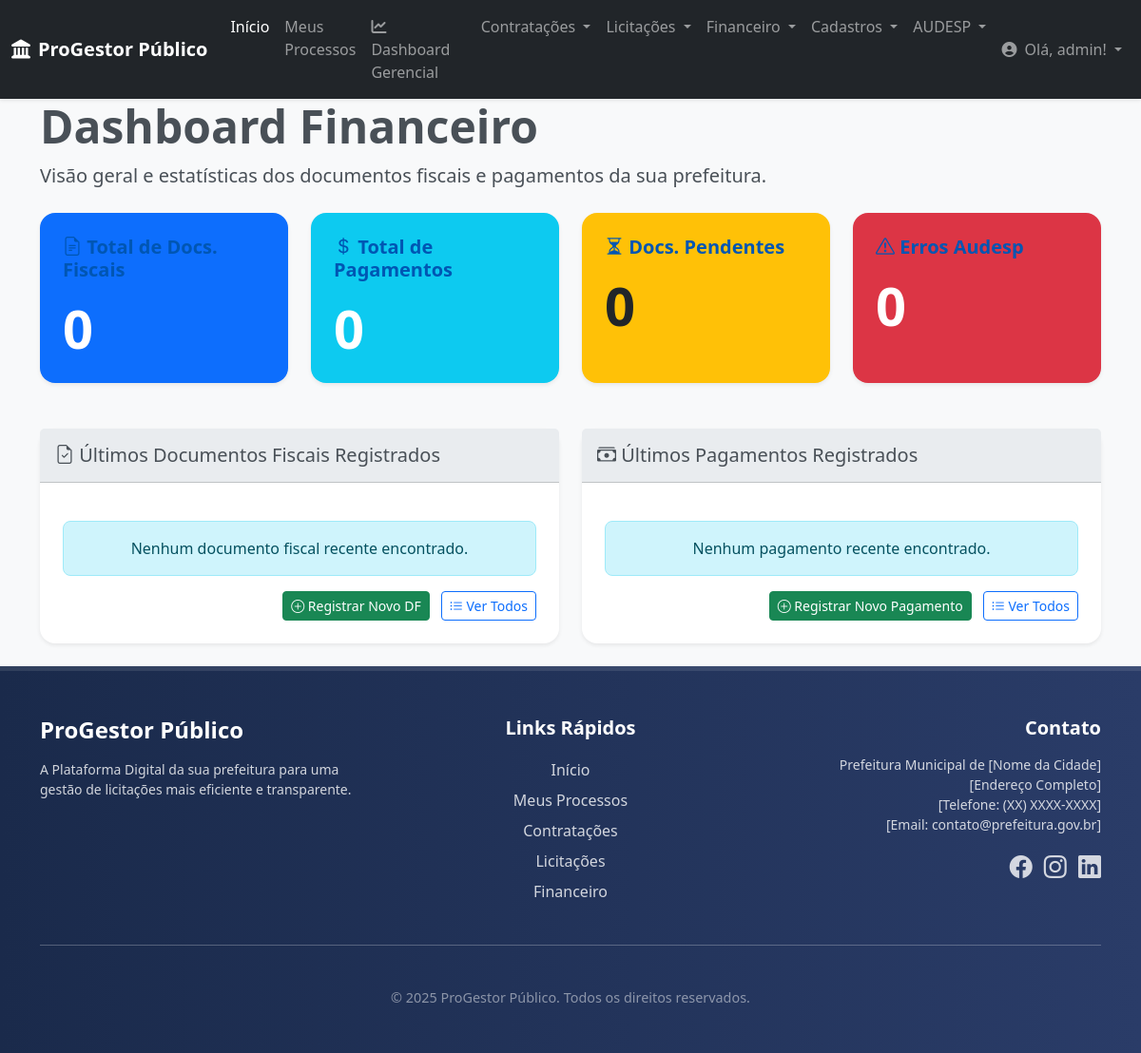
The app's page /financeiro/ (signed in), older data.
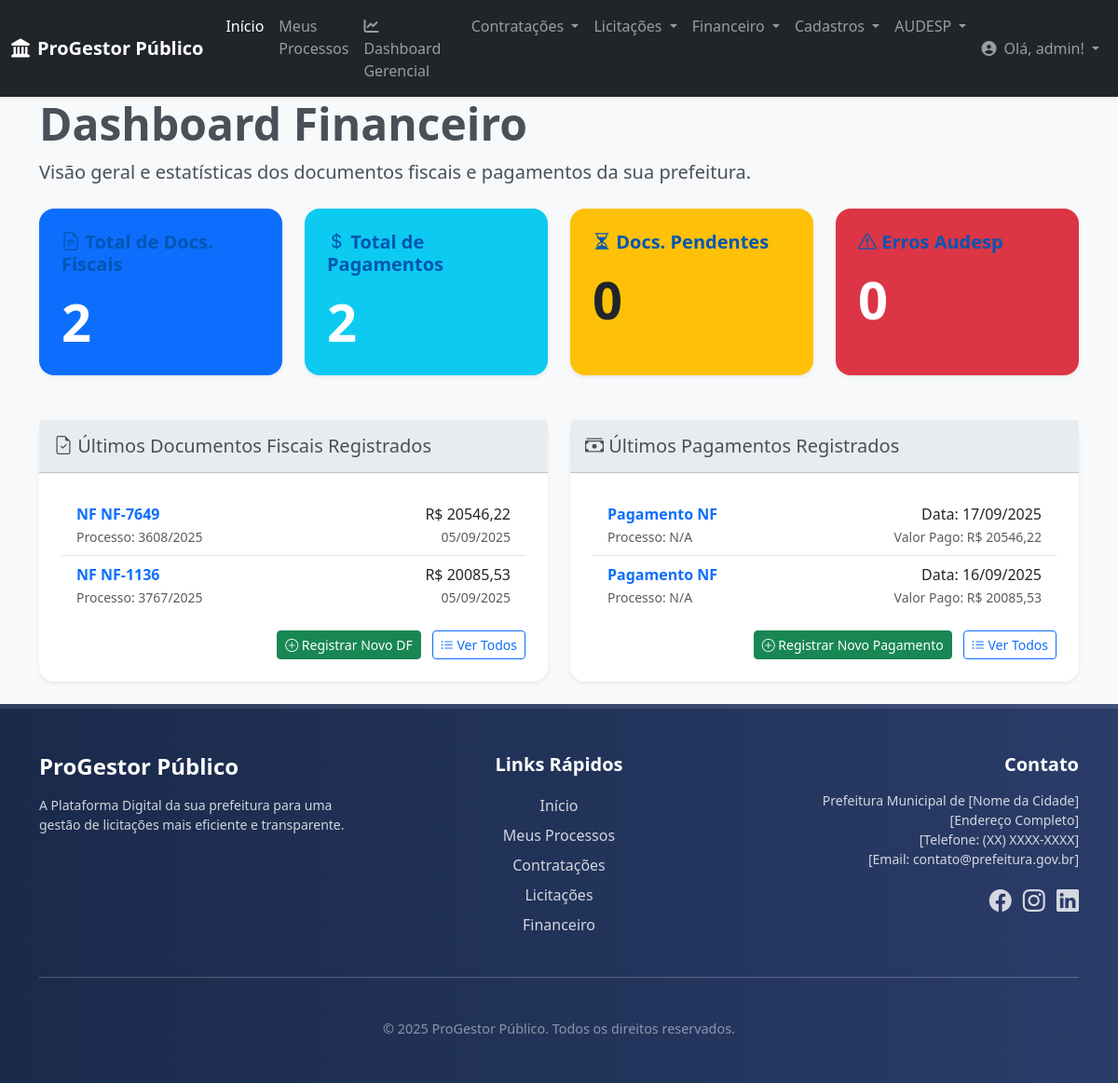
The same page, newer data.
### financeiro/models.py (models this page shows, shortened)
class DocumentoFiscal(models.Model):
    processo_vinculado = models.ForeignKey(
        Processo,
        on_delete=models.CASCADE,
        related_name='documentos_fiscais'
    )
    contrato_vinculado = models.ForeignKey(
        Contrato,
        on_delete=models.SET_NULL, null=True, blank=True,
        related_name='documentos_fiscais'
    )
    fornecedor = models.ForeignKey(
        Fornecedor,
        on_delete=models.PROTECT, null=True, blank=True,
        related_name='documentos_fiscais'
    )
    documento_fiscal_numero = models.CharField(max_length=15, verbose_name="Número do Documento Fiscal (NF)")
    documento_fiscal_valor = models.DecimalField(max_digits=17, decimal_places=2, verbose_name="Valor do Documento Fiscal")
    documento_fiscal_data_emissao = models.DateField(verbose_name="Data de Emissão do Documento Fiscal")
    codigo_ajuste = models.CharField(max_length=20, verbose_name="Código do Ajuste/Empenho", blank=True)
    nota_empenho_numero = models.CharField(max_length=35, verbose_name="Número da Nota de Empenho", blank=True)
    class Meta:
        verbose_name = "Documento Fiscal"
        verbose_name_plural = "Documentos Fiscais"
        ordering = ['-documento_fiscal_data_emissao']

class Pagamento(models.Model):
    documento_fiscal = models.ForeignKey(
        DocumentoFiscal,
        on_delete=models.CASCADE,
        related_name='pagamentos',
        verbose_name="Documento Fiscal Vinculado"
    )
    nota_fiscal_valor_pago = models.DecimalField(max_digits=17, decimal_places=2, verbose_name="Valor Pago")
    nota_fiscal_pagto_dt = models.DateField(verbose_name="Data Efetiva do Pagamento")
    forma_pagamento = models.CharField(max_length=100, default="Transferência Bancária", verbose_name="Forma de Pagamento")
    class Meta:
        verbose_name = "Pagamento"
        verbose_name_plural = "Pagamentos"
        ordering = ['-nota_fiscal_pagto_dt']

### core/models.py (models this page shows, shortened)
class Processo(models.Model):
    usuario = models.ForeignKey(User, on_delete=models.CASCADE)
    titulo = models.CharField(max_length=200)
    descricao = models.TextField(blank=True, null=True)
    STATUS_CHOICES = [
        ('EM_ANALISE', 'Em Análise'),
        ('APROVADO', 'Aprovado'),
        ('REJEITADO', 'Rejeitado'),
        ('CONCLUIDO', 'Concluído'),
        ('AGUARDANDO_INFORMACAO', 'Aguardando Informação'),
    ]
    status = models.CharField(
        max_length=30,
        choices=STATUS_CHOICES,
        default='EM_ANALISE',
    )
    data_criacao = models.DateTimeField(auto_now_add=True)
    data_atualizacao = models.DateTimeField(auto_now=True)
    numero_protocolo = models.CharField(max_length=50, unique=True, blank=True, null=True)
    class Meta:
        verbose_name = "Processo"
        verbose_name_plural = "Processos"
        ordering = ['-data_criacao']

### financeiro/views.py (the view)
# urls.py: path('', views.financeiro_dashboard, name='dashboard_financeiro'),
@login_required
def financeiro_dashboard(request):
    documentos_fiscais_recentes = DocumentoFiscal.objects.order_by('-documento_fiscal_data_emissao')[:5]
    pagamentos_recentes = Pagamento.objects.order_by('-nota_fiscal_pagto_dt')[:5]
    context = {
        'documentos_fiscais_recentes': documentos_fiscais_recentes,
        'pagamentos_recentes': pagamentos_recentes,
        'titulo_pagina': 'Dashboard Financeiro'
    }
    return render(request, 'financeiro/dashboard.html', context)

### financeiro/templates/financeiro/dashboard.html (shortened to what this page needs)
{% extends 'base.html' %}
{% load static %}
{% block content %}
<section class="header-section mb-4">
    <div class="container">
        <h1 class="display-5 fw-bold">{% block page_title %}{{ titulo_pagina }}{% endblock page_title %}</h1>
        <p class="lead">Visão geral e estatísticas dos documentos fiscais e pagamentos da sua prefeitura.</p>
    </div>
</section>
<div class="container">
    <div class="row mb-4">
        <div class="col-md-6 col-lg-3 mb-4">
            <div class="card text-white bg-primary h-100 shadow-sm border-0 rounded-4">
                <div class="card-body p-4">
                    <h5 class="card-title fs-5 mb-3"><i class="bi bi-file-earmark-text"></i> Total de Docs. Fiscais</h5>
                    <p class="card-text display-4 fw-bold">{{ documentos_fiscais_recentes.count }}</p>
                </div>
            </div>
        </div>
        <div class="col-md-6 col-lg-3 mb-4">
            <div class="card text-white bg-info h-100 shadow-sm border-0 rounded-4">
                <div class="card-body p-4">
                    <h5 class="card-title fs-5 mb-3"><i class="bi bi-currency-dollar"></i> Total de Pagamentos</h5>
                    <p class="card-text display-4 fw-bold">{{ pagamentos_recentes.count }}</p>
                </div>
            </div>
        </div>
        <div class="col-md-6 col-lg-3 mb-4">
            <div class="card text-dark bg-warning h-100 shadow-sm border-0 rounded-4">
                <div class="card-body p-4">
                    <h5 class="card-title fs-5 mb-3"><i class="bi bi-hourglass-split"></i> Docs. Pendentes</h5>
                    <p class="card-text display-4 fw-bold">0</p>
                </div>
            </div>
        </div>
        <div class="col-md-6 col-lg-3 mb-4">
            <div class="card text-white bg-danger h-100 shadow-sm border-0 rounded-4">
                <div class="card-body p-4">
                    <h5 class="card-title fs-5 mb-3"><i class="bi bi-exclamation-triangle"></i> Erros Audesp</h5>
                    <p class="card-text display-4 fw-bold">0</p>
                </div>
            </div>
        </div>
    </div>
    <div class="row">
        <div class="col-lg-6 mb-4">
            <div class="card shadow-sm border-0 rounded-4">
                <div class="card-header card-header-custom p-3">
                    <h5 class="mb-0"><i class="bi bi-file-earmark-check"></i> Últimos Documentos Fiscais Registrados</h5>
                </div>
                <div class="card-body p-4">
                    {% if documentos_fiscais_recentes %}
                        <ul class="list-group list-group-flush">
                            {% for doc in documentos_fiscais_recentes %}
                                <li class="list-group-item d-flex justify-content-between align-items-center">
                                    <span>
                                        <a href="{% url 'financeiro:detalhar_documento_fiscal' pk=doc.pk %}" class="text-decoration-none text-primary fw-bold">
                                            NF {{ doc.documento_fiscal_numero }}
                                        </a>
                                        <br><small class="text-muted">Processo: {{ doc.processo_vinculado.numero_protocolo|default:"N/A" }}</small>
                                    </span>
                                    <span class="text-end">
                                        R$ {{ doc.documento_fiscal_valor|floatformat:2 }} <br>
                                        <small class="text-muted">{{ doc.documento_fiscal_data_emissao|date:"d/m/Y" }}</small>
                                    </span>
                                </li>
                            {% endfor %}
                        </ul>
                    {% else %}
                        <div class="alert alert-info text-center my-3" role="alert">
                            Nenhum documento fiscal recente encontrado.
                        </div>
                    {% endif %}
                    <div class="text-end mt-3">
                        <a href="{% url 'financeiro:registrar_documento_fiscal' %}" class="btn btn-sm btn-success me-2"><i class="bi bi-plus-circle"></i> Registrar Novo DF</a>
                        <a href="{% url 'financeiro:listar_documentos_fiscais' %}" class="btn btn-sm btn-outline-primary"><i class="bi bi-list-ul"></i> Ver Todos</a>
                    </div>
                </div>
            </div>
        </div>
        <div class="col-lg-6 mb-4">
            <div class="card shadow-sm border-0 rounded-4">
                <div class="card-header card-header-custom p-3">
                    <h5 class="mb-0"><i class="bi bi-cash-stack"></i> Últimos Pagamentos Registrados</h5>
                </div>
                <div class="card-body p-4">
                    {% if pagamentos_recentes %}
                        <ul class="list-group list-group-flush">
                            {% for pag in pagamentos_recentes %}
                                <li class="list-group-item d-flex justify-content-between align-items-center">
                                    <span>
                                        <a href="{% url 'financeiro:detalhar_pagamento' pk=pag.pk %}" class="text-decoration-none text-primary fw-bold">
                                            Pagamento NF {{ pag.documento_fiscal_numero }}
                                        </a>
                                        <br><small class="text-muted">Processo: {{ pag.processo_vinculado.numero_protocolo|default:"N/A" }}</small>
                                    </span>
                                    <span class="text-end">
                                        Data: {{ pag.nota_fiscal_pagto_dt|date:"d/m/Y" }} <br>
                                        <small class="text-muted">Valor Pago: R$ {{ pag.nota_fiscal_valor_pago|floatformat:2 }}</small>
                                    </span>
                                </li>
                            {% endfor %}
                        </ul>
                    {% else %}
                        <div class="alert alert-info text-center my-3" role="alert">
                            Nenhum pagamento recente encontrado.
                        </div>
                    {% endif %}
                    <div class="text-end mt-3">
                        <a href="{% url 'financeiro:registrar_pagamento' %}" class="btn btn-sm btn-success me-2"><i class="bi bi-plus-circle"></i> Registrar Novo Pagamento</a>
                        <a href="{% url 'financeiro:listar_pagamentos' %}" class="btn btn-sm btn-outline-primary"><i class="bi bi-list-ul"></i> Ver Todos</a>
                    </div>
                </div>
            </div>
        </div>
    </div>
</div>
{% endblock content %}

### core/templates/base.html (shortened to what this page needs)
{% load static %}
{% load account %}
{% load socialaccount %}
{% load widget_tweaks %}
<!DOCTYPE html>
<html lang="pt-BR">
<head>
    <link href="https://cdn.jsdelivr.net/npm/bootstrap@5.3.3/dist/css/bootstrap.min.css" rel="stylesheet">
    <link rel="stylesheet" href="https://cdnjs.cloudflare.com/ajax/libs/font-awesome/6.5.2/css/all.min.css" />
    <link href="https://cdn.jsdelivr.net/npm/bootstrap-icons@1.11.3/font/bootstrap-icons.min.css" rel="stylesheet">
</head>
<body>
    {% include 'core/navbar.html' %}
    <main>
        {% block content %}{% endblock content %}
    </main>
    {% include 'core/footer.html' %}
</body>
</html>

### core/templates/core/navbar.html (shortened to what this page needs)
<nav class="navbar navbar-expand-lg navbar-dark bg-dark shadow-sm">
    <div class="container-fluid">
        <a class="navbar-brand fw-bold" href="{% url 'core:home' %}">
            <i class="fas fa-landmark me-2"></i>ProGestor Público
        </a>
        <div class="collapse navbar-collapse" id="navbarNavDropdown">
            <ul class="navbar-nav me-auto mb-2 mb-lg-0">
                <li class="nav-item">
                    <a class="nav-link active" aria-current="page" href="{% url 'core:home' %}">Início</a>
                </li>
                <li class="nav-item">
                    <a class="nav-link" href="{% url 'core:meus_processos' %}">Meus Processos</a>
                </li>
                <li class="nav-item">
                    <a class="nav-link" href="{% url 'core:dashboard_gerencial' %}">
                        <i class="fas fa-chart-line me-1"></i>Dashboard Gerencial
                    </a>
                </li>
                <li class="nav-item dropdown">
                    <a class="nav-link dropdown-toggle" href="#" id="navbarContratacoes" role="button" data-bs-toggle="dropdown" aria-expanded="false">
                        Contratações
                    </a>
                </li>
                <li class="nav-item dropdown">
                    <a class="nav-link dropdown-toggle" href="#" id="navbarLicitacoes" role="button" data-bs-toggle="dropdown" aria-expanded="false">
                        Licitações
                    </a>
                </li>
                <li class="nav-item dropdown">
                    <a class="nav-link dropdown-toggle" href="#" id="navbarFinanceiro" role="button" data-bs-toggle="dropdown" aria-expanded="false">
                        Financeiro
                    </a>
                </li>
                <li class="nav-item dropdown">
                    <a class="nav-link dropdown-toggle" href="#" id="navbarCadastros" role="button" data-bs-toggle="dropdown" aria-expanded="false">
                        Cadastros
                    </a>
                </li>
                <li class="nav-item dropdown">
                    <a class="nav-link dropdown-toggle" href="#" id="navbarAudesp" role="button" data-bs-toggle="dropdown" aria-expanded="false">
                        AUDESP
                    </a>
                </li>
            </ul>
            <ul class="navbar-nav">
                {% if user.is_authenticated %}
                    <li class="nav-item dropdown">
                        <a class="nav-link dropdown-toggle" href="#" id="navbarUserDropdown" role="button" data-bs-toggle="dropdown" aria-expanded="false">
                            <i class="fas fa-user-circle me-1"></i> Olá, {{ user.username }}!
                        </a>
                    </li>
                {% else %}
                    <li class="nav-item">
                        <a class="nav-link" href="{% url 'account_login' %}">Entrar</a>
                    </li>
                {% endif %}
            </ul>
        </div>
    </div>
</nav>

### core/templates/core/footer.html (shortened to what this page needs)
{% load static %}
<footer class="footer-custom text-white py-5 mt-auto">
    <div class="container">
        <div class="row">
            <div class="col-md-4 mb-4 mb-md-0 text-center text-md-start">
                <h4 class="fw-bold mb-3">ProGestor Público</h4>
                <p class="text-muted small">A Plataforma Digital da sua prefeitura para uma gestão de licitações mais eficiente e transparente.</p>
            </div>
            <div class="col-md-4 mb-4 mb-md-0 text-center">
                <h5 class="fw-bold mb-3">Links Rápidos</h5>
                <ul class="list-unstyled">
                    <li><a href="{% url 'core:home' %}" class="text-white text-decoration-none py-1 d-block">Início</a></li>
                    {% if user.is_authenticated %}
                        <li><a href="{% url 'core:meus_processos' %}" class="text-white text-decoration-none py-1 d-block">Meus Processos</a></li>
                        <li><a href="{% url 'contratacoes:dashboard_contratacoes' %}" class="text-white text-decoration-none py-1 d-block">Contratações</a></li>
                        <li><a href="{% url 'licitacoes:dashboard_licitacoes' %}" class="text-white text-decoration-none py-1 d-block">Licitações</a></li>
                        <li><a href="{% url 'financeiro:dashboard_financeiro' %}" class="text-white text-decoration-none py-1 d-block">Financeiro</a></li>
                    {% endif %}
                </ul>
            </div>
            <div class="col-md-4 mb-4 mb-md-0 text-center text-md-end">
                <h5 class="fw-bold mb-3">Contato</h5>
                <address class="mb-0 text-muted small">
                    Prefeitura Municipal de [Nome da Cidade]<br>
                    [Endereço Completo]<br>
                    [Telefone: (XX) XXXX-XXXX]<br>
                    [Email: contato@prefeitura.gov.br]
                </address>
                <div class="mt-3">
                    <a href="#" class="text-white me-2"><i class="bi bi-facebook fs-4"></i></a>
                    <a href="#" class="text-white me-2"><i class="bi bi-instagram fs-4"></i></a>
                    <a href="#" class="text-white"><i class="bi bi-linkedin fs-4"></i></a>
                </div>
            </div>
        </div>
        <hr class="my-4 border-white-50">
        <div class="row">
            <div class="col-12 text-center">
                <p class="mb-0 text-muted small copyright-text">
                    &copy; {{ ano_atual }} ProGestor Público. Todos os direitos reservados.
                </p>
            </div>
        </div>
    </div>
</footer>

Row changes from the older to the newer data that the page shows:
added DocumentoFiscal: documento_fiscal_numero "NF-7649", processo_vinculado.numero_protocolo "3608/2025", documento_fiscal_valor "20546,22", documento_fiscal_data_emissao "05/09/2025"
added DocumentoFiscal: documento_fiscal_numero "NF-1136", processo_vinculado.numero_protocolo "3767/2025", documento_fiscal_valor "20085,53", documento_fiscal_data_emissao "05/09/2025"
added Pagamento: processo_vinculado.numero_protocolo "N/A", nota_fiscal_pagto_dt "17/09/2025", nota_fiscal_valor_pago "20546,22"
added Pagamento: processo_vinculado.numero_protocolo "N/A", nota_fiscal_pagto_dt "16/09/2025", nota_fiscal_valor_pago "20085,53"
Text that changed along with them:
{{ documentos_fiscais_recentes.count }}: "0" → "2"
{{ pagamentos_recentes.count }}: "0" → "2"
text no longer shown: "Nenhum documento fiscal recente encontrado. Nenhum pagamento recente encontrado."
